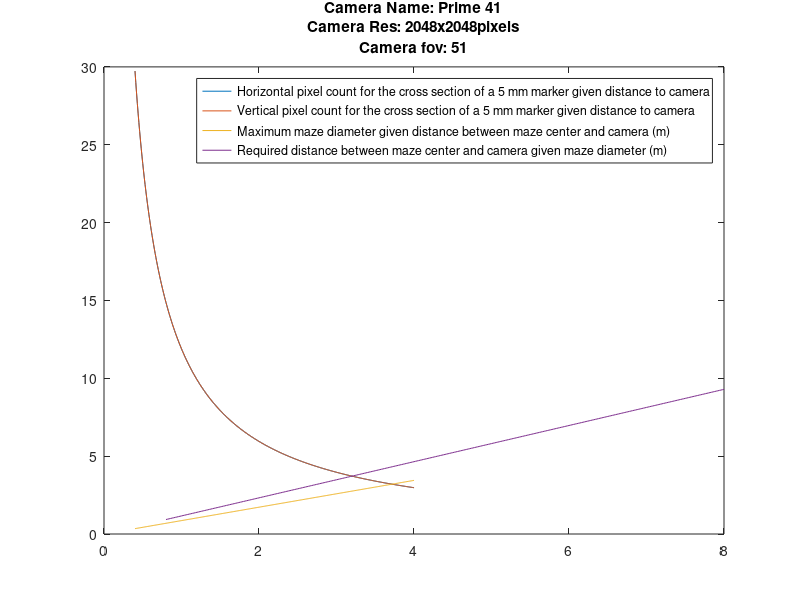

Reproduce this figure in MATLAB.

%% Mcam
cam(1).hpx = 953;
cam(1).vpx = 881;
cam(1).msize = 8; %mm
cam(1).fov = 41;

%%18w
cam(2).hpx = 1664;
cam(2).vpx = 1088;
cam(2).msize = 8; %mm
cam(2).fov = 51;


%%p17w
cam(3).hpx = 1664;
cam(3).vpx = 1088;
cam(3).msize = 8; %mm
cam(3).fov = 70;


%%p41
cam(4).name = 'Prime 41';
cam(4).hpx=2048;
cam(4).vpx=2048;
cam(4).msize=5;
cam(4).fov = 51;

cam(5).name = 'Prime 13';
cam(5).hpx=1280;
cam(5).vpx=1024;
cam(5).msize= 5;
cam(5).fov = 56;



%for i=1:numel(c)
%end

i = 4;

cam(i).fov = deg2rad(cam(i).fov);
r = [.4:.01:4]';
c = sqrt((r-r.*cos(cam(i).fov)).^2+(r.*sin(cam(i).fov)).^2);

hppm = cam(i).msize./(c./cam(i).hpx.*1000);
vppm = cam(i).msize./(c./cam(i).vpx.*1000);


mazer = [.5:.1:4]';

dr = (2.*r./sin((pi-cam(i).fov)./2)).*sqrt(1/((1-cos(cam(i).fov)).^2+sin(cam(i).fov).^2)).*cos(cam(i).fov./2);


figure
plot([r,r,r,r.*2],[hppm,vppm,c,dr])
legend(['Horizontal pixel count for the cross section of a ' num2str(cam(i).msize) ' mm marker given distance to camera'],...
       ['Vertical pixel count for the cross section of a ' num2str(cam(i).msize) ' mm marker given distance to camera'],...
       ['Maximum maze diameter given distance between maze center and camera (m)'],...
       ['Required distance between maze center and camera given maze diameter (m)'])
title({['Camera Name: ' cam(i).name],...
       ['Camera Res: ' num2str(cam(i).hpx) 'x' num2str(cam(i).vpx)  'pixels'],...
       ['Camera fov: ' num2str(rad2deg(cam(i).fov))]})
